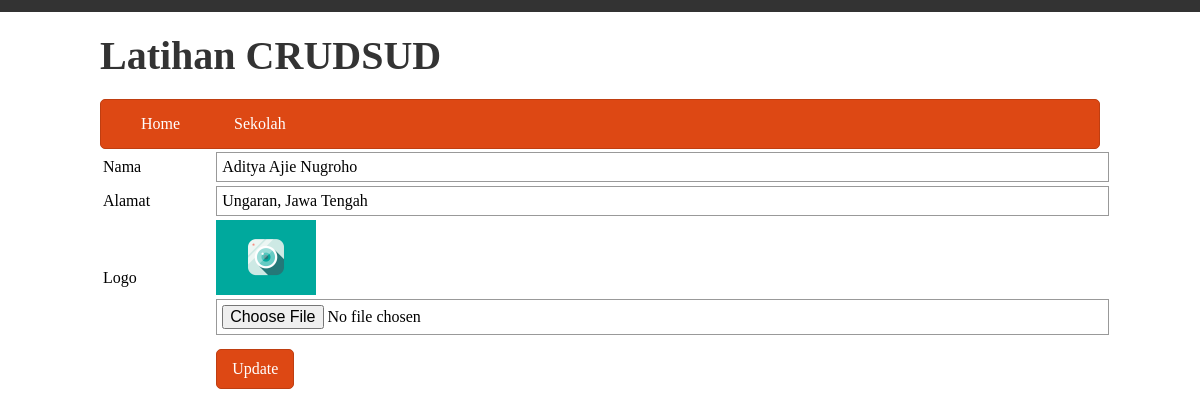
Screenshot of /index.php?p=sekolah&m=edit&id=24 with the database file from the repository.
### tables this page shows
CREATE TABLE `sekolah` (
  `id` int(11) NOT NULL AUTO_INCREMENT,
  `nama` varchar(255) NOT NULL,
  `alamat` text NOT NULL,
  `logo` varchar(255) NOT NULL,
  PRIMARY KEY (`id`)
);

### conf.php (called while the page is built, shortened)
<?php
function get($val){
    return
    isset($_GET[$val])?htmlspecialchars($_GET[$val]):null;
}
function post($val){
    return
    isset($_POST[$val])?htmlspecialchars($_POST[$val]):  null;
} function inc($val){
    include file_exists($val.'.php')?$val.'.php':'nofile.php';
}
?>

### tampilan/sekolah/edit.php (the view, shortened to what this page needs)
<?php
$hasil = $koneksi->prepare("SELECT * FROM sekolah WHERE id = '".get('id')."'");
$hasil->execute();
$data = $hasil->fetch(PDO::FETCH_ASSOC);
?>
<!DOCTYPE html>
<html lang="en">
<head>
</head>
<body>
    <form method="POST" action="proses/sekolah/update.php" enctype="multipart/form-data">
        <table>
            <tr>
                <td>Nama</td>
                <td><input type="text" name="nama" value="<?php echo $data['nama'];?>"></td>
            </tr>
                <tr>
                <td>Alamat</td>
                <td><input type="text" name="alamat" value="<?php echo $data['alamat'];?>"></td>
            </tr>
            <tr>
                <td>Logo</td>
                <td>
                    <img class="img-small" src="assets/<?php echo $data['logo'];?>">
                    <input type="file" name="logo">
                </td>
            </tr>
            <tr>
                <td></td>
                <td><button type="submit">Update</button></td>
            </tr>
        </table>
    </form>
</body>
</html>

### assets/css/css.css (style rules this page uses)
* { outline: none; }
body { margin: 0; font-family: Candara; }
button,.btn { background: #dd4814; border:1px solid #bf3e11; border-radius: 5px; padding: 10px 15px; color:white; display: inline-block; margin: 10px 0; font-family: Candara; font-size: 12pt; }
.img-small { max-width: 100px; max-height: 100px; }
table { width: 100%; }
input { font-size: 12pt; font-family: Candara; padding: 5px; width: 100%; border:1px solid #999; }

### rows the page displays
sekolah: nama "Aditya Ajie Nugroho", alamat "Ungaran, Jawa Tengah", logo (picture)
